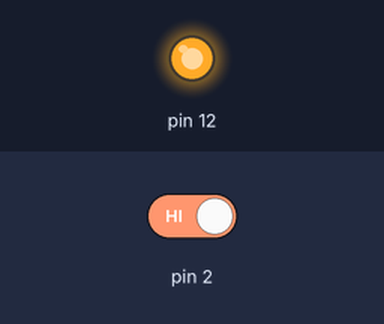
Bench run of a sketch on a simulated Arduino Uno, built with avr-gcc and run on an emulated ATmega328P. Parts: output pins drawn as LEDs (lit = HIGH). Inputs (shaded band) come from the test bench; at power-on: pin 2 HIGH.

Above: at 1.2 s.
1.3 s: pin 2 driven LOW
At 2.2 s:
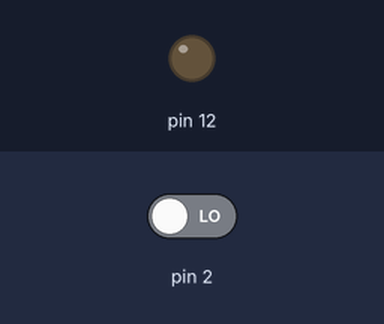
2.8 s: pin 2 driven HIGH
At 3.4 s:
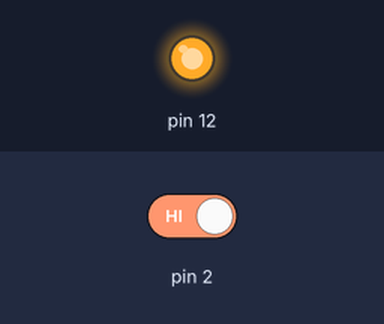
Timing chart, 0 to 5.8 s (numbered marks = the images above; inputs shaded):
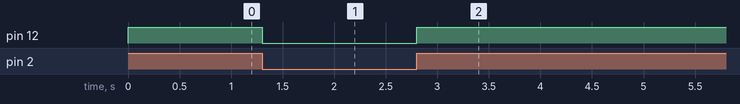

Measured:
- after the input at 1.3 s, pin 12: HIGH → LOW at once
- after the input at 2.8 s, pin 12: LOW → HIGH at once

The sketch:

_7_switch_with_led.ino
```cpp
int val;
void setup() {
pinMode(12, OUTPUT);
pinMode(2, INPUT);
}
void loop()
 {
 val=digitalRead(2);
if  (val==LOW) {
digitalWrite(12, LOW);
}
if  (val==HIGH) {
digitalWrite(12,HIGH);
}
}
```
